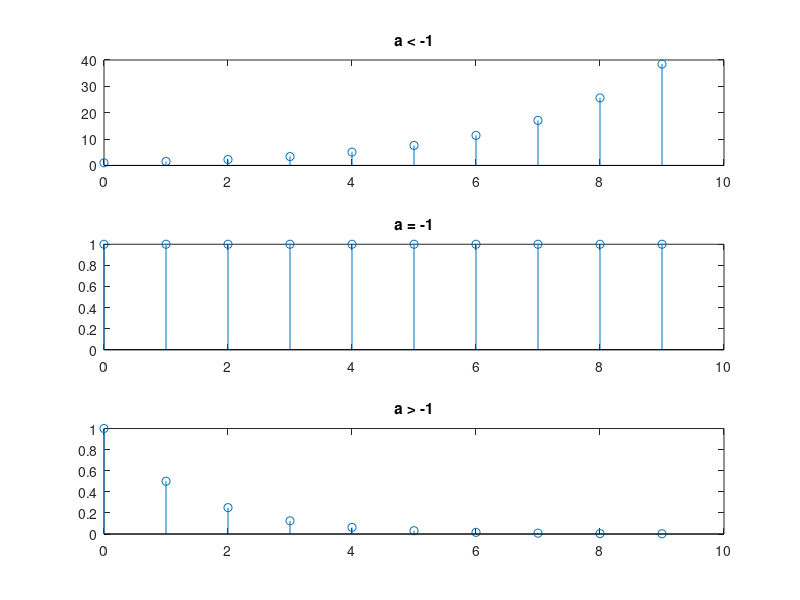

The MATLAB source for this figure:
clc;
clear;

x=[1 zeros(1,9)];
n=0:9;

a1=[1 -1.5];
a2=[1 -1];
a3=[1 -0.5];
b=1;
y1=filter(b,a1,x);
y2=filter(b,a2,x);
y3=filter(b,a3,x);

subplot(3,1,1)
stem(n,y1)
title('a < -1')

subplot(3,1,2)
stem(n,y2)
title('a = -1')

subplot(3,1,3)
stem(n,y3)
title('a > -1')